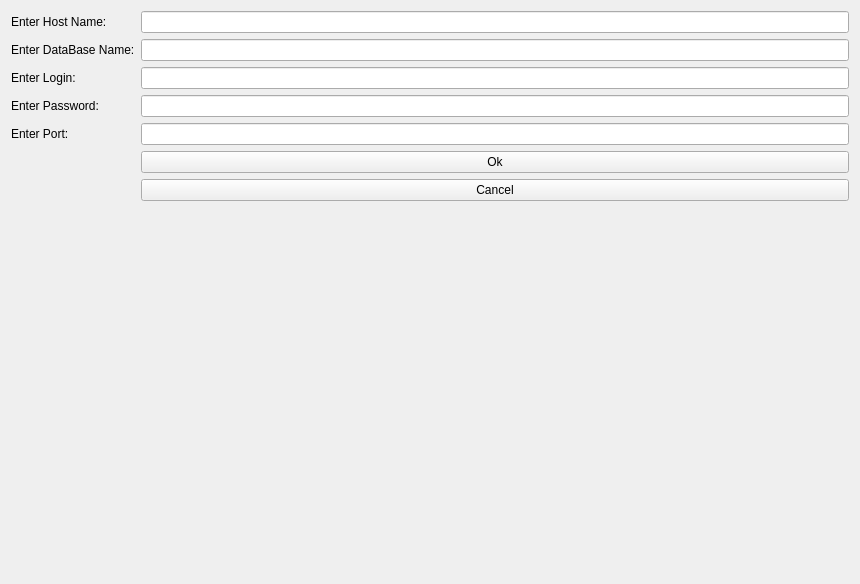
<?xml version="1.0" encoding="UTF-8"?>
<ui version="4.0">
 <class>Form</class>
 <widget class="QWidget" name="Form">
  <property name="geometry">
   <rect>
    <x>0</x>
    <y>0</y>
    <width>860</width>
    <height>584</height>
   </rect>
  </property>
  <property name="windowTitle">
   <string>Form</string>
  </property>
  <layout class="QFormLayout" name="formLayout">
   <item row="0" column="0">
    <widget class="QLabel" name="label">
     <property name="text">
      <string>Enter Host Name:</string>
     </property>
    </widget>
   </item>
   <item row="0" column="1">
    <widget class="QLineEdit" name="lineEdit"/>
   </item>
   <item row="1" column="0">
    <widget class="QLabel" name="label_2">
     <property name="text">
      <string>Enter DataBase Name:</string>
     </property>
    </widget>
   </item>
   <item row="1" column="1">
    <widget class="QLineEdit" name="lineEdit_2"/>
   </item>
   <item row="2" column="0">
    <widget class="QLabel" name="label_3">
     <property name="text">
      <string>Enter Login:</string>
     </property>
    </widget>
   </item>
   <item row="2" column="1">
    <widget class="QLineEdit" name="lineEdit_3"/>
   </item>
   <item row="3" column="0">
    <widget class="QLabel" name="label_4">
     <property name="text">
      <string>Enter Password:</string>
     </property>
    </widget>
   </item>
   <item row="3" column="1">
    <widget class="QLineEdit" name="lineEdit_4"/>
   </item>
   <item row="4" column="0">
    <widget class="QLabel" name="label_5">
     <property name="text">
      <string>Enter Port:</string>
     </property>
    </widget>
   </item>
   <item row="4" column="1">
    <widget class="QLineEdit" name="lineEdit_5"/>
   </item>
   <item row="5" column="1">
    <widget class="QPushButton" name="pushButton">
     <property name="text">
      <string>Ok</string>
     </property>
    </widget>
   </item>
   <item row="6" column="1">
    <widget class="QPushButton" name="pushButton_2">
     <property name="text">
      <string>Cancel</string>
     </property>
    </widget>
   </item>
  </layout>
 </widget>
 <resources/>
 <connections/>
</ui>
